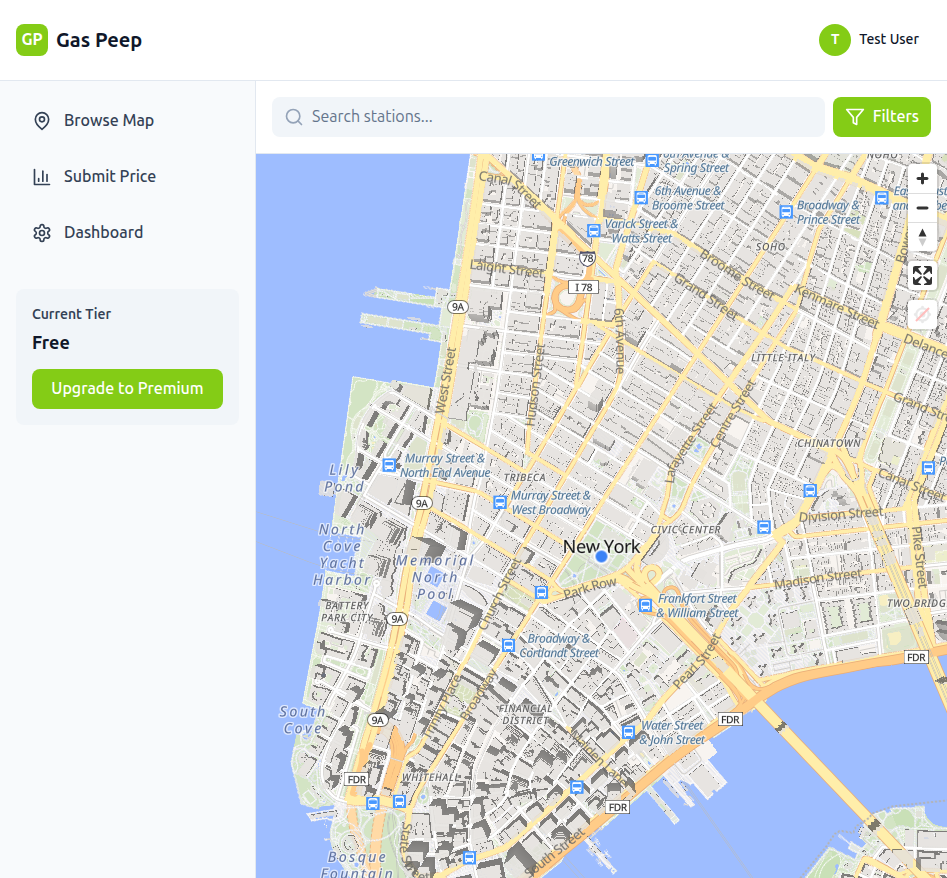
#> input picture enhanced-map-with-controls.png, 947 x 878 px
$ python to_32x32_svg.py ../../../enhanced-map-with-controls.png ../../../filter-modal.png
#> lines starting #> are read from the running program, lines starting #| are printed output that depends on the picture
#!/usr/bin/env python3
from PIL import Image
import sys

def image_to_32x32_svg(input_path, output_path):
    """
    Convert any image to exactly 32x32 SVG pixel art
    """
#> called with input_path = '../../../enhanced-map-with-controls.png', output_path = '../../../filter-modal.png'
    # Open and force resize to exactly 32x32
    img = Image.open(input_path)
#> img is the input picture: PIL image 947x878 RGB; mean R, G, B 221, 225.6, 227.8
    img = img.resize((32, 32), Image.Resampling.NEAREST)  # NEAREST preserves hard edges
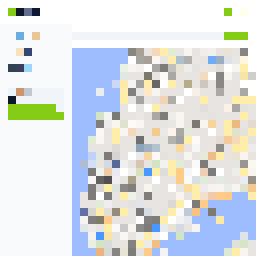
#> img: PIL image 32x32 RGB (shown 8 times larger); mean R, G, B 221.3, 225.4, 226.4

    # Convert to RGB (remove alpha if present)
    if img.mode in ('RGBA', 'LA'):
        # Create white background
        background = Image.new('RGB', img.size, (255, 255, 255))
        background.paste(img, mask=img.split()[-1])
        img = background
    else:
        img = img.convert('RGB')

    pixels = img.load()

    # Start SVG with exactly 32x32 viewBox
    svg = ['<svg xmlns="http://www.w3.org/2000/svg" width="32" height="32" viewBox="0 0 32 32">']

    # Create a rectangle for each pixel
    colors_used = set()
    for y in range(32):
        for x in range(32):
            r, g, b = pixels[x, y]
            color = f"#{r:02x}{g:02x}{b:02x}"
            colors_used.add(color)
            svg.append(f'  <rect x="{x}" y="{y}" width="1" height="1" fill="{color}"/>')
#> after the loop, colors_used = 233 items; svg = 1025 items

    svg.append('</svg>')

    # Write to file
    with open(output_path, 'w') as f:
        f.write('\n'.join(svg))

    print(f"Created 32x32 SVG: {output_path}")
    print(f"Unique colors used: {len(colors_used)}")
#| Unique colors used: 233

if __name__ == "__main__":
    if len(sys.argv) != 3:
        print("Usage: python3 to_32x32_svg.py input.png output.svg")
        sys.exit(1)

    image_to_32x32_svg(sys.argv[1], sys.argv[2])

$ run again, on filters-fixed.png
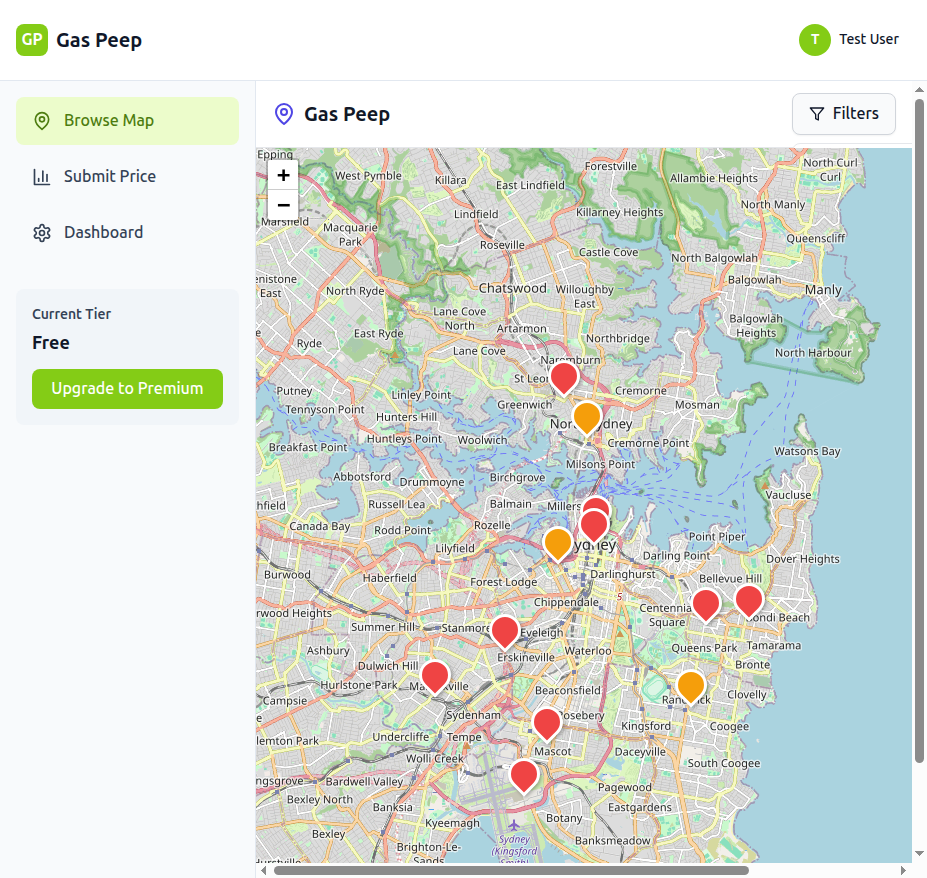
#> input picture filters-fixed.png, 927 x 878 px
#> in image_to_32x32_svg, img is the input picture: PIL image 927x878 RGB; mean R, G, B 215.9, 222.8, 216.3
#> in image_to_32x32_svg, `img = img.resize((32, 32), Image.Resampling.NEAREST)`:
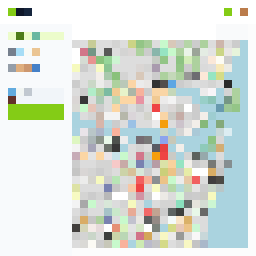
#> img: PIL image 32x32 RGB (shown 8 times larger); mean R, G, B 216.4, 223, 215.7
#> after the loop in image_to_32x32_svg, `for y in range(32):`: colors_used = 263 items; svg = 1025 items
#| Unique colors used: 263
